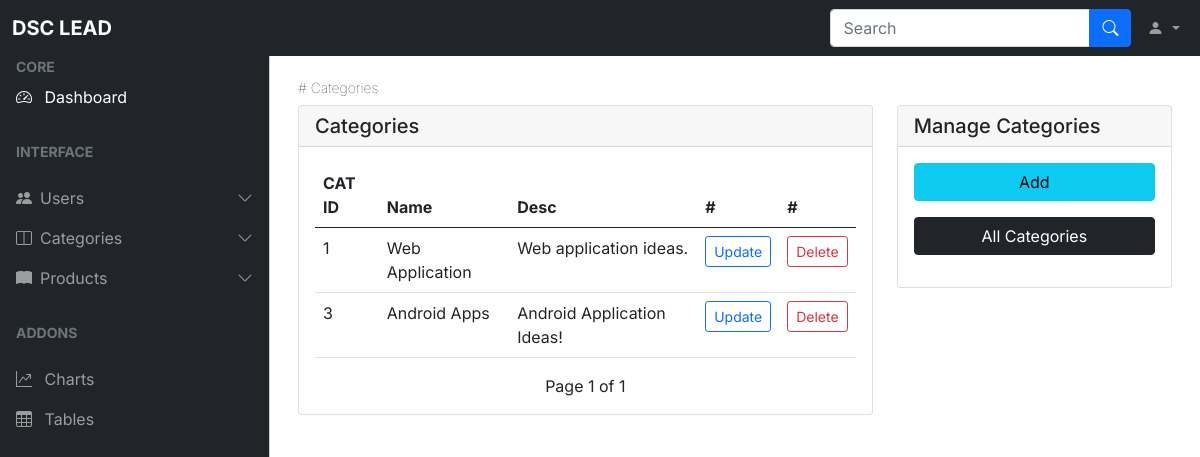
Page /lead/categories/ on the committed database.
### lead/models.py (models this page shows, shortened)
class Category(models.Model):
    name = models.CharField(max_length=100)
    desc = models.TextField()

### lead/views.py (the view)
# urls.py: path('categories/', views.CategoryListView.as_view(), name='categories'),
class CategoryListView(ListView):
    context_object_name = 'categories'
    model = Category
    template_name = 'categories/categories.html'
    paginate_by = 5

### lead/templates/categories/categories.html (shortened to what this page needs)
{% extends '../dashboard.html' %}
{% block content %}
<div id="content" class="can_have_sidenav">
    <div class="p-3">
        {% block items %}
        <h3 class="fw-lighter small"># Categories</h3>
        <div class="row">
            <div class="col-12 col-lg-8 mb-4 mb-lg-0">
                {% if categories %}
                <div class="card">
                    <h5 class="card-header">Categories</h5>
                    <div class="card-body">
                        <div class="table-responsive">
                            <table class="table">
                                <thead>
                                    <tr>
                                        <th scope="col">CAT ID</th>
                                        <th scope="col">Name</th>
                                        <th scope="col">Desc</th>
                                        <th scope="col">#</th>
                                        <th scope="col">#</th>
                                    </tr>
                                </thead>
                                <tbody>
                                    {% for category in categories %}
                                    <tr>
                                        <td>{{category.id}}</td>
                                        <td>{{category.name}}</td>
                                        <td>{{category.desc}}</td>
                                        <td>
                                            <a href="{% url 'category_update' category.id %}"
                                                class="btn btn-sm btn-outline-primary">Update</a>
                                        </td>
                                        <td>
                                            <a href="{% url 'category_delete' category.id %}"
                                                class="btn btn-sm btn-outline-danger">Delete</a>
                                        </td>
                                    </tr>
                                    {% endfor %}
                                </tbody>
                            </table>
                        </div>
                        <div class='pagination justify-content-center'>
                            <span class='mx-4'>
                                Page {{ page_obj.number }} of {{ page_obj.paginator.num_pages }}
                            </span>
                        </div>
                    </div>
                </div>
                {% endif %}
            </div>
            {% endblock %}
            <div class="col">
                <div class="card mb-3">
                    <h5 class="card-header">Manage Categories</h5>
                    <div class="card-body">
                        <a class="btn btn-info mb-3 w-100" href="{% url 'add_category' %}">Add</a>
                        <a class="btn btn-dark mb-3 w-100" href="{% url 'categories' %}">All Categories</a>
                    </div>
                </div>
            </div>
        </div>
    </div>
</div>
{% endblock %}

### rows in the picture
Category: id "1", name "Web Application", desc "Web application ideas."
Category: id "3", name "Android Apps", desc "Android Application Ideas!"

### other values in the picture
{{ page_obj.number }} "1"
{{ page_obj.paginator.num_pages }} "1"
